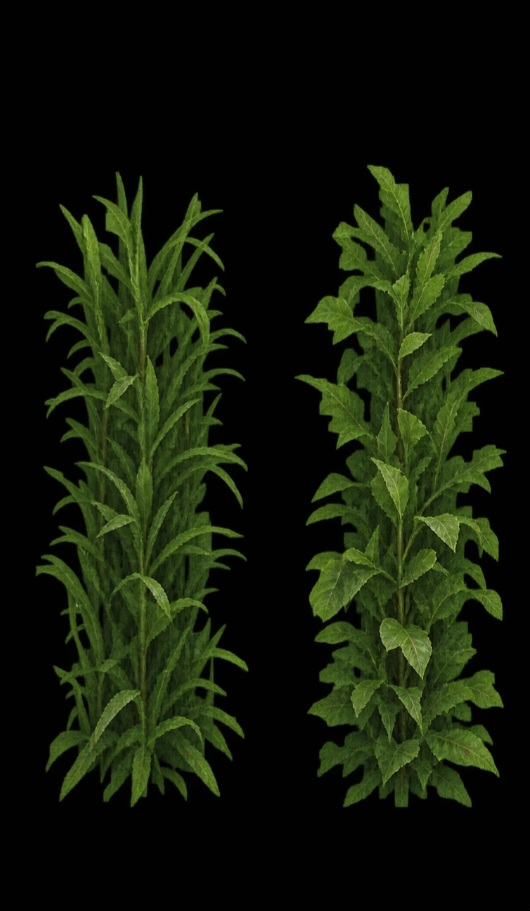
#> input picture minecraft/tall-grass-reference/two-plants-01.jpg, 530 x 911 px, found by its file name
$ python prepare_tall_grass.py
#> lines starting #> are read from the running program, lines starting #| are printed output that depends on the picture; after the words box and inside, x2 and y2 are one past the last pixel; in counts of white or black regions, pixels touching at a corner belong together
#!/usr/bin/env python3
"""Prepare four two-block grass photos from two black-background screenshots.

Run from repo root. Requires Pillow and numpy. The seam band is shared across
variants to reduce mismatched upper/lower joins if Bedrock selects independently.
"""
from pathlib import Path
import numpy as np
from PIL import Image, ImageOps

ROOT = Path('minecraft')
SOURCES = (ROOT / 'tall-grass-reference/two-plants-01.jpg', ROOT / 'tall-grass-reference/two-plants-02.jpg')
BLOCKS = ROOT / 'realistic-dirt/textures/blocks'
SIZE = 256
HEIGHT = SIZE * 2
JOIN_BAND = 20
JOIN_CORE = 3


def extract(source, half):
#> called with half = 0
    with Image.open(source) as im:
#> im is the input picture: PIL image 530x911 RGB; mean R, G, B 20, 27.5, 9.9
        image = ImageOps.exif_transpose(im).convert('RGB')
        width, height = image.size
#> width = 530; height = 911
        x0, x1 = (0, width // 2) if half == 0 else (width // 2, width)
#> x0 = 0; x1 = 265
        rgb = np.asarray(image.crop((x0, 0, x1, height)), dtype=np.float32)
    r, g, b = rgb[..., 0], rgb[..., 1], rgb[..., 2]
    solid = (g > 14) & (g > r * 1.1) & (g > b * 1.1)
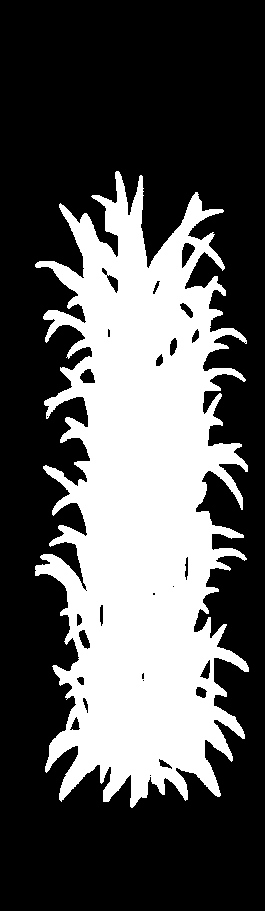
#> solid: shape (911, 265) bool; 34.1% white; 1 white region, box (x1, y1, x2, y2) and area: (35, 171, 249, 808) 82299
    ys, xs = np.where(solid)
    if not len(xs):
        raise ValueError(f'No green plant found in {source} half {half}')
    # Bounds come from visible plant material, expanded for antialiased edges.
    left, right = max(0, int(xs.min())-5), min(rgb.shape[1], int(xs.max())+6)
#> left = 30; right = 254
    top, bottom = max(0, int(ys.min())-5), min(rgb.shape[0], int(ys.max())+6)
#> top = 166; bottom = 813
    rgb = rgb[top:bottom, left:right]
#> rgb: shape (647, 224, 3) float32
    r, g, b = rgb[..., 0], rgb[..., 1], rgb[..., 2]
#> r: shape (647, 224) float32
#> g: shape (647, 224) float32
#> b: shape (647, 224) float32
    alpha = np.clip((g - 5) / 22, 0, 1)
    # Black screenshot backdrop and low-level JPEG noise are not foreground.
    alpha = np.where(g > np.maximum(r, b) + 1, alpha, 0)
    safe = np.maximum(alpha, 1/255)[..., None]
    colors = np.clip(rgb / safe, 0, 255).astype(np.uint8)
    pixels = np.dstack((colors, np.rint(alpha * 255).astype(np.uint8)))
    pixels[pixels[..., 3] == 0, :3] = 0
    plant = Image.fromarray(pixels, 'RGBA')
    # Preserve the height-to-width proportion while filling almost two blocks.
    plant.thumbnail((SIZE - 8, HEIGHT - 12), Image.Resampling.LANCZOS)
    canvas = Image.new('RGBA', (SIZE, HEIGHT), (0, 0, 0, 0))
#> canvas: PIL image 256x512 RGBA; every value is 0
    canvas.paste(plant, ((SIZE - plant.width)//2, HEIGHT - 6 - plant.height))
    return canvas


def prepared_plants():
    plants = [extract(source, half) for source in SOURCES for half in (0, 1)]
#> in extract (call 2), `solid = (g > 14) & (g > r * 1.1) & (g > b * 1.1)`: solid: shape (911, 265) bool; 35.9% white; 1 white region, box (x1, y1, x2, y2) and area: (29, 164, 242, 808) 86701
#> call 3 of extract, with half = 0
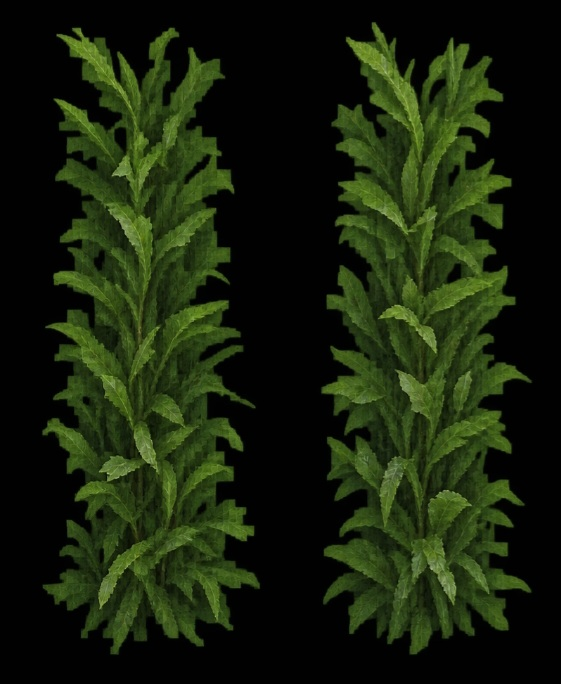
#> input picture minecraft/tall-grass-reference/two-plants-02.jpg, 561 x 684 px, found by its file name
#> in extract, im is the input picture: PIL image 561x684 RGB; mean R, G, B 24, 34.2, 11.8
#> in extract (call 3), `solid = (g > 14) & (g > r * 1.1) & (g > b * 1.1)`:
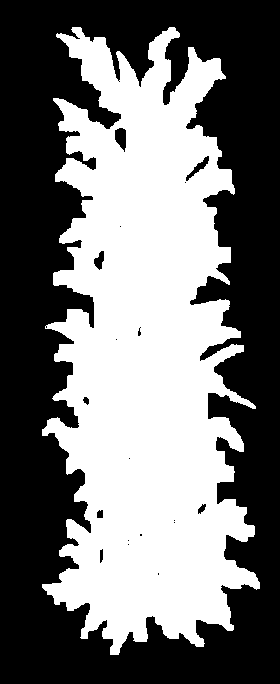
#> solid: shape (684, 280) bool; 45.6% white; 1 white region, box (x1, y1, x2, y2) and area: (42, 27, 260, 655) 87423
#> in extract (call 3), `left, right = max(0, int(xs.min())-5), min(rgb.shape[1], int(xs.max())..`: left = 37; right = 265
#> in extract (call 3), `top, bottom = max(0, int(ys.min())-5), min(rgb.shape[0], int(ys.max())..`: top = 22; bottom = 660
#> in extract (call 3), `rgb = rgb[top:bottom, left:right]`:
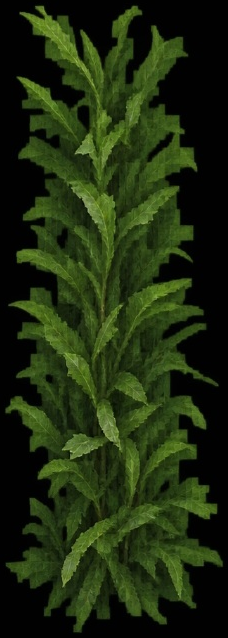
#> rgb: shape (638, 228, 3) float32; mean R, G, B 30.6, 43.9, 14.7
#> in extract (call 3), `r, g, b = rgb[..., 0], rgb[..., 1], rgb[..., 2]`:
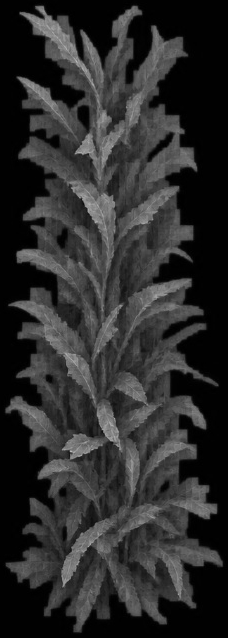
#> g: shape (638, 228) float32; min 0, max 187, mean 43.9
#> in extract (call 3), `r, g, b = rgb[..., 0], rgb[..., 1], rgb[..., 2]`:
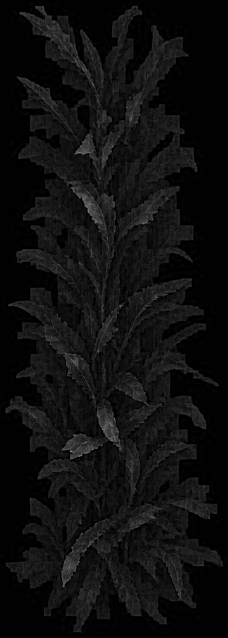
#> b: shape (638, 228) float32; min 0, max 128, mean 14.7
#> in extract (call 3), `alpha = np.clip((g - 5) / 22, 0, 1)`:
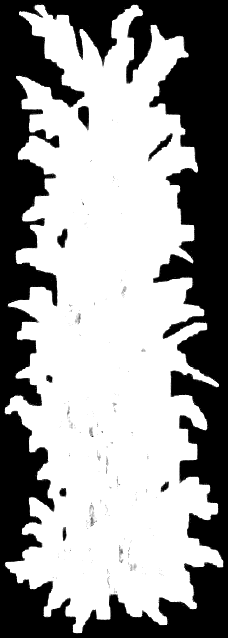
#> alpha: shape (638, 228) float32; min 0, max 1, mean 0.6
#> plants = 4 items
    common = plants[0]
    results = []
    for plant in plants:
        fixed = plant.copy()
        for y in range(SIZE-JOIN_BAND, SIZE+JOIN_BAND):
            distance = abs(y + .5 - SIZE)
            # Identical narrow core at the join, then fade over 20 pixels.
            weight = max(0, min(1, (JOIN_BAND - distance)/(JOIN_BAND-JOIN_CORE)))
            if weight:
                row = plant.crop((0, y, SIZE, y+1))
                ref = common.crop((0, y, SIZE, y+1))
                fixed.paste(Image.blend(row, ref, weight), (0, y))
        results.append(fixed)
#> this loop made 4 passes
#> after the loop, results = 4 items
    return results


def main():
    BLOCKS.mkdir(parents=True, exist_ok=True)
    for i, plant in enumerate(prepared_plants()):
        # First pair uses the vanilla filenames for older double_plant atlas.
        suffix = '' if i == 0 else f'_variant_{i}'
#> suffix = ''
        plant.crop((0, 0, SIZE, SIZE)).save(BLOCKS / f'double_plant_grass_top{suffix}.png', optimize=True)
        plant.crop((0, SIZE, SIZE, HEIGHT)).save(BLOCKS / f'double_plant_grass_bottom{suffix}.png', optimize=True)
    print('Prepared 4 two-block grass variants (8 half textures).')


if __name__ == '__main__':
    main()
